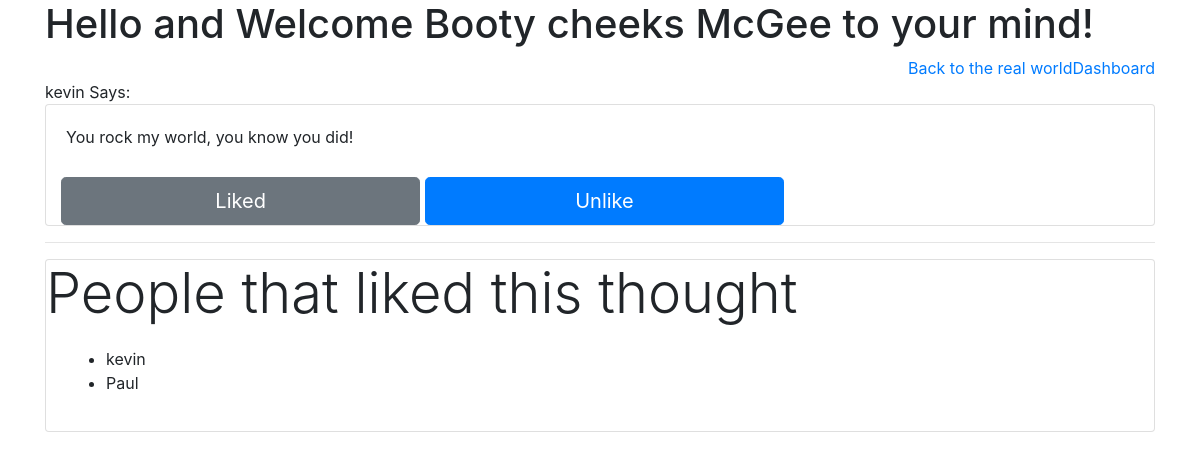
The app's page /viewThought/1 (signed in) with its own data.
### Retake_app/models.py (models this page shows)
class User (models.Model):
    first_name = models.CharField(max_length = 45)
    last_name = models.CharField(max_length = 45)
    email = models.CharField(max_length = 50)
    password = models.CharField(max_length = 50)
    created_at = models.DateTimeField(auto_now_add=True)
    updated_at = models.DateTimeField(auto_now=True)
    objects = UserManager()

class Thought(models.Model):
    thought_con = models.TextField()
    created_at = models.DateTimeField(auto_now_add=True)
    updated_at = models.DateTimeField(auto_now=True)
    objects = ThoughtManager()
    user = models.ForeignKey(User, related_name="thoughts", on_delete = models.CASCADE)
    likes = models.ManyToManyField( User, related_name='liked_thots')

### Retake_app/views.py (the view)
# urls.py: path('viewThought/<int:id>', views.viewThought),
def viewThought(request, id):
    user_id = request.session['user_id']
    user = User.objects.get(id= user_id)
    context ={
        'user' : user,
        'thought' : Thought.objects.get(id=id)
    }
    return render(request, 'views.html', context)

### Retake_app/templates/views.html (shortened to what this page needs)
<!DOCTYPE html>
<html lang="en">
<head>
    <link rel="stylesheet" href="https://stackpath.bootstrapcdn.com/bootstrap/4.4.1/css/bootstrap.min.css">
</head>
<body>
    <div class="container">
        <h1>Hello and Welcome {{user.first_name}} {{user.last_name}} to your mind!</h1>
        <a href="/dash" class="float-right">Dashboard</a>
        <a href="/logout" class="float-right"> Back to the real world</a>
        <br>
        <label for="" class="text-center"></label>{{thought.user.first_name}} Says:</label>
        <div class="card">
            <div class="card-body">
                <label for="">{{thought.thought_con}}</label>
            </div>
            <div class="col ">
                <a class="btn btn-secondary btn-lg col-md-4 " href="/likedThought/{{thought.id}}">Liked</a>
                <a class="btn btn-primary btn-lg col-md-4 " href="/unlikeThought/{{thought.id}}">Unlike</a>
            </div>
        </div>
<hr>
        <div class="card">
            <div class='display-4'>People that liked this thought</div>
            <div class="card-body">
                <ul>
                {% for user in thought.likes.all %}
                    <li>
                        {{user.first_name}}
                    </li>
                {% endfor %}
                </ul>
            </div>
        </div>
    </div>
</body>
</html>

### records on screen
User: first_name "Booty cheeks", last_name "McGee"
Thought: user.first_name "kevin", thought_con "You rock my world, you know you did!"
User: first_name "kevin"
User: first_name "Paul"
